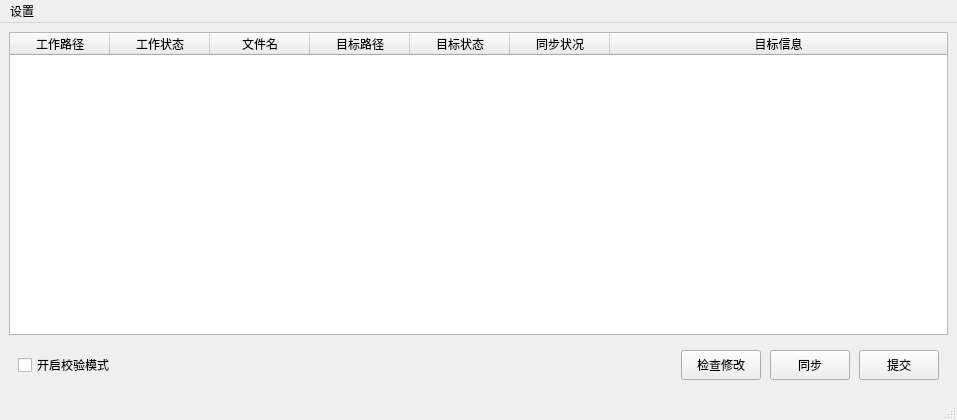
<?xml version="1.0" encoding="UTF-8"?>
<ui version="4.0">
 <class>MainWindow</class>
 <widget class="QMainWindow" name="MainWindow">
  <property name="geometry">
   <rect>
    <x>0</x>
    <y>0</y>
    <width>957</width>
    <height>420</height>
   </rect>
  </property>
  <property name="windowTitle">
   <string>MainWindow</string>
  </property>
  <widget class="QWidget" name="centralwidget">
   <layout class="QVBoxLayout" name="verticalLayout">
    <item>
     <widget class="QTableWidget" name="changeList">
      <property name="sizePolicy">
       <sizepolicy hsizetype="Preferred" vsizetype="Preferred">
        <horstretch>0</horstretch>
        <verstretch>0</verstretch>
       </sizepolicy>
      </property>
      <property name="sizeAdjustPolicy">
       <enum>QAbstractScrollArea::AdjustToContents</enum>
      </property>
      <property name="editTriggers">
       <set>QAbstractItemView::NoEditTriggers</set>
      </property>
      <property name="selectionMode">
       <enum>QAbstractItemView::MultiSelection</enum>
      </property>
      <property name="selectionBehavior">
       <enum>QAbstractItemView::SelectRows</enum>
      </property>
      <property name="wordWrap">
       <bool>false</bool>
      </property>
      <attribute name="horizontalHeaderStretchLastSection">
       <bool>true</bool>
      </attribute>
      <attribute name="verticalHeaderVisible">
       <bool>false</bool>
      </attribute>
      <attribute name="verticalHeaderMinimumSectionSize">
       <number>20</number>
      </attribute>
      <attribute name="verticalHeaderDefaultSectionSize">
       <number>20</number>
      </attribute>
      <column>
       <property name="text">
        <string>工作路径</string>
       </property>
      </column>
      <column>
       <property name="text">
        <string>工作状态</string>
       </property>
      </column>
      <column>
       <property name="text">
        <string>文件名</string>
       </property>
      </column>
      <column>
       <property name="text">
        <string>目标路径</string>
       </property>
      </column>
      <column>
       <property name="text">
        <string>目标状态</string>
       </property>
      </column>
      <column>
       <property name="text">
        <string>同步状况</string>
       </property>
      </column>
      <column>
       <property name="text">
        <string>目标信息</string>
       </property>
      </column>
     </widget>
    </item>
    <item>
     <widget class="QFrame" name="frame">
      <property name="sizePolicy">
       <sizepolicy hsizetype="Preferred" vsizetype="Fixed">
        <horstretch>0</horstretch>
        <verstretch>0</verstretch>
       </sizepolicy>
      </property>
      <property name="minimumSize">
       <size>
        <width>0</width>
        <height>40</height>
       </size>
      </property>
      <layout class="QHBoxLayout" name="horizontalLayout">
       <property name="spacing">
        <number>9</number>
       </property>
       <item>
        <widget class="QCheckBox" name="compareCheck">
         <property name="toolTip">
          <string>勾选后，将逐条对比目录中的项目，而非仅显示修改了的内容</string>
         </property>
         <property name="text">
          <string>开启校验模式</string>
         </property>
        </widget>
       </item>
       <item>
        <spacer name="horizontalSpacer">
         <property name="orientation">
          <enum>Qt::Horizontal</enum>
         </property>
         <property name="sizeHint" stdset="0">
          <size>
           <width>30</width>
           <height>20</height>
          </size>
         </property>
        </spacer>
       </item>
       <item>
        <widget class="QPushButton" name="findChanges">
         <property name="sizePolicy">
          <sizepolicy hsizetype="Preferred" vsizetype="Preferred">
           <horstretch>0</horstretch>
           <verstretch>0</verstretch>
          </sizepolicy>
         </property>
         <property name="minimumSize">
          <size>
           <width>0</width>
           <height>30</height>
          </size>
         </property>
         <property name="text">
          <string>检查修改</string>
         </property>
        </widget>
       </item>
       <item>
        <widget class="QPushButton" name="syncBtn">
         <property name="sizePolicy">
          <sizepolicy hsizetype="Preferred" vsizetype="Preferred">
           <horstretch>0</horstretch>
           <verstretch>0</verstretch>
          </sizepolicy>
         </property>
         <property name="minimumSize">
          <size>
           <width>0</width>
           <height>30</height>
          </size>
         </property>
         <property name="text">
          <string>同步</string>
         </property>
        </widget>
       </item>
       <item>
        <widget class="QPushButton" name="commitBtn">
         <property name="sizePolicy">
          <sizepolicy hsizetype="Preferred" vsizetype="Preferred">
           <horstretch>0</horstretch>
           <verstretch>0</verstretch>
          </sizepolicy>
         </property>
         <property name="minimumSize">
          <size>
           <width>0</width>
           <height>30</height>
          </size>
         </property>
         <property name="toolTip">
          <string>将只会提交勾选文件</string>
         </property>
         <property name="text">
          <string>提交</string>
         </property>
        </widget>
       </item>
      </layout>
     </widget>
    </item>
   </layout>
  </widget>
  <widget class="QMenuBar" name="menubar">
   <property name="geometry">
    <rect>
     <x>0</x>
     <y>0</y>
     <width>957</width>
     <height>22</height>
    </rect>
   </property>
   <widget class="QMenu" name="menu">
    <property name="title">
     <string>设置</string>
    </property>
    <addaction name="setUser"/>
    <addaction name="setPath"/>
   </widget>
   <addaction name="menu"/>
  </widget>
  <widget class="QStatusBar" name="statusbar"/>
  <action name="setUser">
   <property name="text">
    <string>SVN账号与密码</string>
   </property>
  </action>
  <action name="setPath">
   <property name="text">
    <string>路径</string>
   </property>
  </action>
 </widget>
 <resources/>
 <connections/>
</ui>
